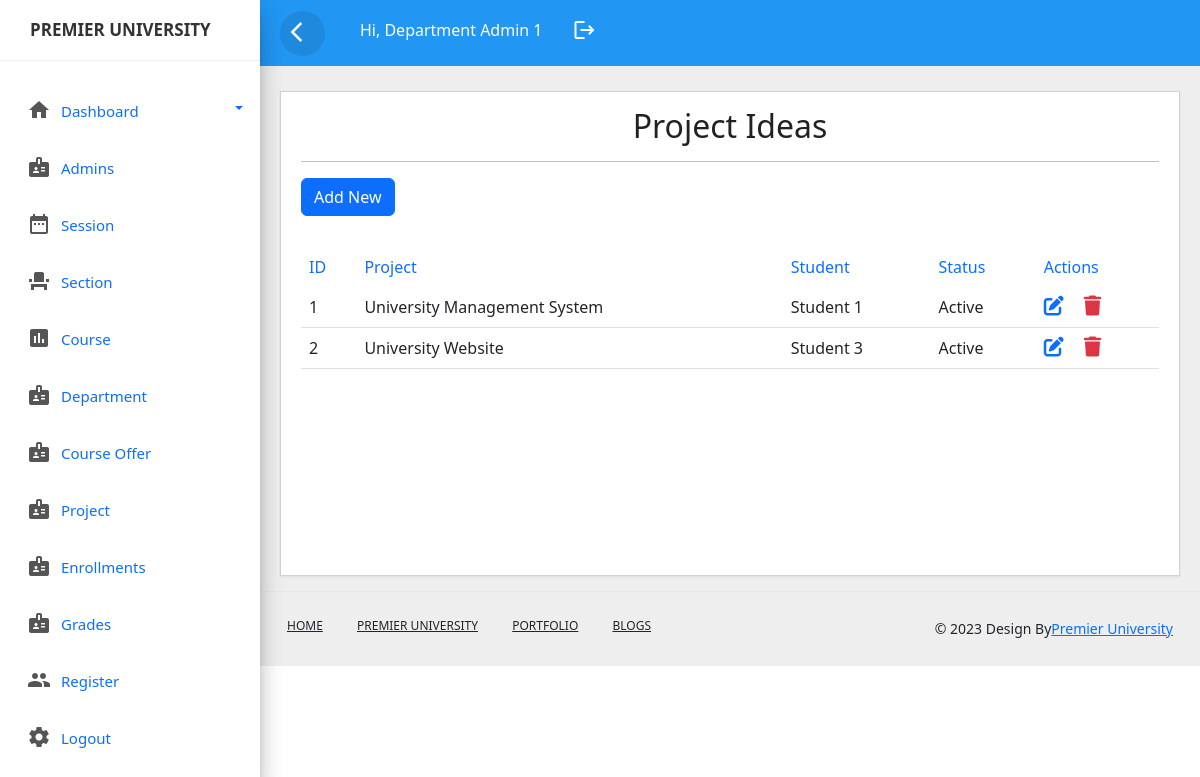
Page /project.php (signed in) on the earlier database version.
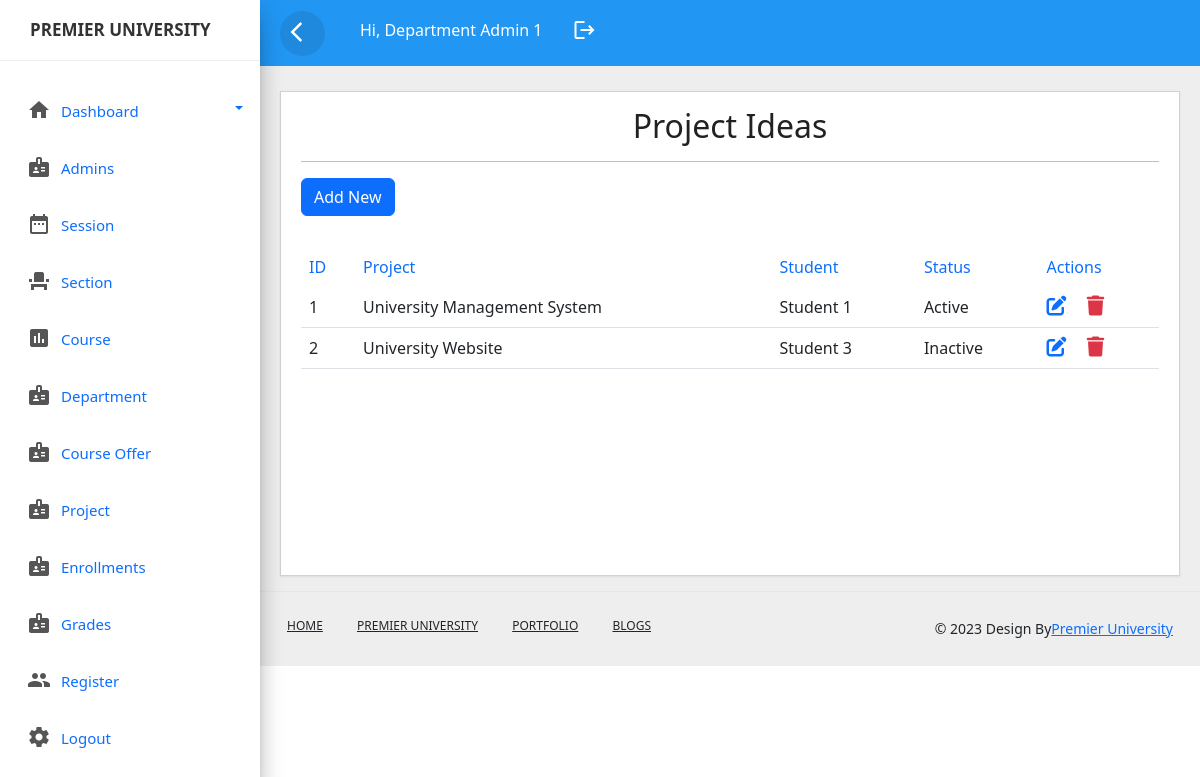
Same page on the later database version.
### tables this page shows
CREATE TABLE `projectidea` (
  `projectideaid` int(11) NOT NULL,
  `project` varchar(200) NOT NULL,
  `studentid` int(11) NOT NULL,
  `status` varchar(10) NOT NULL
);

CREATE TABLE `users` (
  `id` int(11) NOT NULL,
  `name` varchar(100) NOT NULL,
  `username` varchar(100) NOT NULL,
  `password` varchar(100) NOT NULL,
  `role` varchar(100) NOT NULL,
  `created` timestamp NOT NULL DEFAULT current_timestamp() ON UPDATE current_timestamp(),
  `email` varchar(100) NOT NULL,
  `mobile` varchar(100) NOT NULL
);

### project.php (the view, shortened to what this page needs)
<?php include_once('header.php');?>
<?php include_once('sidebar.php');?>
<?php include_once('top-header.php');?>
<!DOCTYPE html>
<html lang="en">
<head>
	<link rel="stylesheet" href="css/style.css">
 <link href="https://cdn.jsdelivr.net/npm/bootstrap@5.2.3/dist/css/bootstrap.min.css" rel="stylesheet">
 <link rel="stylesheet" href="https://cdnjs.cloudflare.com/ajax/libs/font-awesome/6.4.0/css/all.min.css" />
</head>
<body>
	<div class="main-content">
		<div class="row">
			<div class="col-lg-12 col-md-12">
				<div class="card" style="min-height:485px">
					<div class="card-header card-header-text">
						<h2 class="card-title" style="text-align: center;">Project Ideas</h2>
						<hr>
						<a href="add_project.php" class="btn btn-primary mb-3">Add New</a>
					</div>
					<div class="card-content table-responsive">
						<table class="table table-hover">
							<thead class="text-primary">
								<tr><th>ID</th>
									<th>Project</th>
									<th>Student</th>
									<th>Status</th>
									<th>Actions</th>
								</tr>
							</thead>
							<tbody>
								<?php
									@include 'config.php';
									$query=mysqli_query($conn,"SELECT * from projectidea LEFT JOIN users on projectidea.studentid=users.id ");
									while($row=mysqli_fetch_array($query)){
									?>
									<tr>
										<td><?php echo ucwords($row['projectideaid']); ?></td>
										<td><?php echo ucwords($row['project']); ?></td>
										<td><?php echo ucwords($row['name']); ?></td>
										<td><?php echo ucwords($row['status']); ?></td>
										<td>
											 <a href="edit_project.php?id=<?php echo $row['projectideaid'] ?>&userid=<?php echo $row['studentid'] ?>&status=<?php echo $row['status'] ?>" ><i class="fa-solid fa-pen-to-square fs-5 me-3"></i></a>
             <a href="delete_project.php?id=<?php echo $row['projectideaid'] ?>" class="link-danger"><i class="fa-solid fa-trash fs-5"></i></a>
										</td>
									</tr>
									<?php
									}
								?>
							</tbody>
						</table>
					</div>
				</div>
			</div>
		</div>
	</div>
		</body>
		<?php include_once('footer.php');?>
		</html>

Differences in the rows shown:
changed projectidea "University Website": status "Active" → "Inactive"
